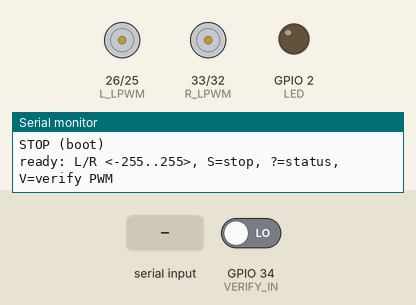
A program run on a simulated ESP32. Parts: motor-driver pin pairs drawn as motors (green arrow = first pin HIGH = forward, orange = second pin HIGH = backward, longer = more drive), output pins drawn as LEDs (lit = HIGH), the last lines printed to the serial monitor. The test bench sets the inputs (shaded band); at power-on: GPIO 34 (VERIFY_IN) LOW.

Above: at 1.4 s.
1.5 s: "V90\n" received over Serial
At 3.4 s:
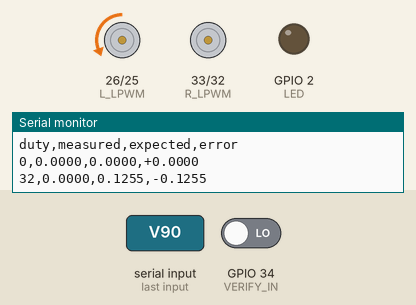
7.5 s: "L90\n" received over Serial
At 10.42 s:
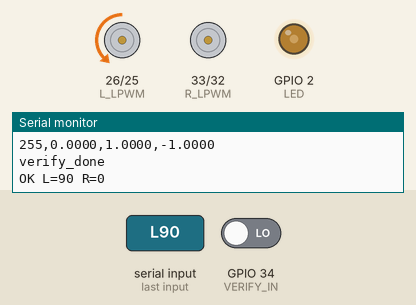
10.5 s: "R90\n" received over Serial
At 10.9 s:
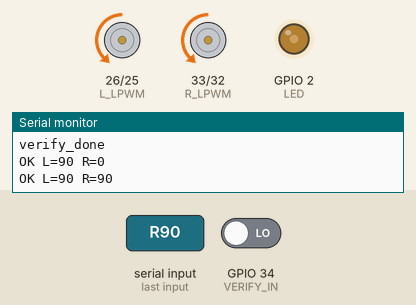
12.5 s: "R90\n" received over Serial
At 12.9 s:
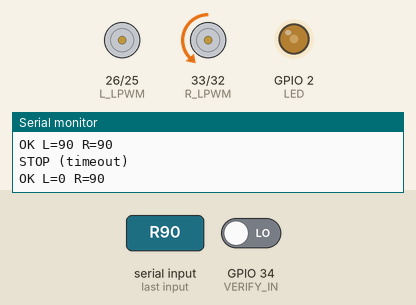
Timing chart, 0 to 15.5 s (numbered marks = the images above; inputs shaded):
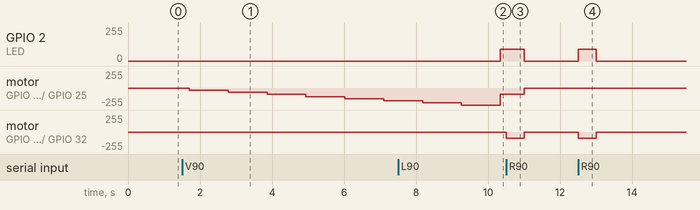

Measured:
- after the input at 1.5 s, motor on GPIO 26 (L_LPWM) / GPIO 25 (L_RPWM): moves from stopped to backward 191/255 over 5.4 s, starting after 0.20 s
- after the input at 7.5 s, GPIO 2 (LED): 0/255 → 90/255 after 2.8 s
- after the input at 10.5 s, motor on GPIO 33 (R_LPWM) / GPIO 32 (R_RPWM): stopped → backward 90/255 at once, → stopped 0.50 s later
- after the input at 12.5 s, GPIO 2 (LED): 0/255 → 90/255 at once, → 0/255 0.50 s later; motor on GPIO 33 (R_LPWM) / GPIO 32 (R_RPWM): stopped → backward 90/255 at once, → stopped 0.50 s later

The program:

main.cpp
```cpp
/*
 * 모터 제어 펌웨어 - BTS7960(IBT-2) 2채널 구동용
 *
 * BTS7960은 정/역을 PWM 두 핀으로 나눠 받는다(RPWM/LPWM).
 * 한쪽에 듀티를 주는 동안 반대쪽은 반드시 0이어야 한다.
 * 둘 다 0이 아니면 하이사이드와 로우사이드가 동시에 열려
 * 드라이버가 단락된다(shoot-through).
 *
 * 드라이버가 아직 없어 출력은 온보드 LED로 확인한다.
 * 핀 번호와 신호 규격은 실제 배선과 같게 두었으므로,
 * 드라이버가 오면 배선만 연결하면 된다.
 *
 * 시리얼 명령(115200)
 *   L <-255..255>   왼쪽 속도
 *   R <-255..255>   오른쪽 속도
 *   S               즉시 정지
 *   ?               상태 출력
 */
#include <Arduino.h>

// --- 핀 배치 (BTS7960 2개) ---
constexpr int L_RPWM = 25;   // 왼쪽 정방향
constexpr int L_LPWM = 26;   // 왼쪽 역방향
constexpr int R_RPWM = 32;   // 오른쪽 정방향
constexpr int R_LPWM = 33;   // 오른쪽 역방향
constexpr int LED    = 2;    // 온보드 LED (드라이버 대용 확인)
// PWM이 실제로 나가는지 확인하기 위한 입력 핀.
// GPIO25(L_RPWM)와 점퍼선으로 연결하면 보드가 자기 출력을 자기가 읽는다.
// 오실로스코프나 로직 애널라이저 없이 듀티를 검증하기 위한 것이다.
constexpr int VERIFY_IN = 34;   // 입력 전용 핀

// --- LEDC(ESP32 하드웨어 PWM) 채널 ---
constexpr int CH_L_R = 0, CH_L_L = 1, CH_R_R = 2, CH_R_L = 3, CH_LED = 4;
constexpr int PWM_FREQ = 20000;   // 20kHz - 가청대역 위. 모터 소음을 줄인다
constexpr int PWM_BITS = 8;       // 0~255

// --- 안전장치 ---
constexpr uint32_t CMD_TIMEOUT_MS = 500;   // 이 시간 명령이 없으면 정지
uint32_t last_cmd_ms = 0;
int speed_l = 0, speed_r = 0;
bool stopped_by_timeout = false;

void applyMotor(int ch_fwd, int ch_rev, int speed) {
  speed = constrain(speed, -255, 255);
  // 한쪽을 먼저 0으로 내린 뒤 반대쪽을 올린다. 순서가 바뀌면 순간적으로 양쪽이 살아난다
  if (speed >= 0) {
    ledcWrite(ch_rev, 0);
    ledcWrite(ch_fwd, speed);
  } else {
    ledcWrite(ch_fwd, 0);
    ledcWrite(ch_rev, -speed);
  }
}

void applyAll() {
  applyMotor(CH_L_R, CH_L_L, speed_l);
  applyMotor(CH_R_R, CH_R_L, speed_r);
  // 드라이버가 없으므로 두 바퀴 중 큰 쪽 세기를 LED 밝기로 보여준다
  ledcWrite(CH_LED, max(abs(speed_l), abs(speed_r)));
}

void stopAll(const char* why) {
  speed_l = speed_r = 0;
  applyAll();
  Serial.printf("STOP (%s)\n", why);
}

void verifyPwm() {
  // PWM 한 주기(20kHz = 50us)보다 훨씬 오래 표본을 모아
  // HIGH로 읽힌 비율을 센다. 샘플링이 PWM과 동기화돼 있지 않으므로
  // 표본이 충분하면 그 비율이 듀티에 수렴한다.
  Serial.println("duty,measured,expected,error");
  const int duties[] = {0, 32, 64, 96, 128, 160, 192, 224, 255};
  for (int d : duties) {
    ledcWrite(CH_L_L, 0);
    ledcWrite(CH_L_R, d);
    delay(80);                       // 출력이 안정될 때까지 기다린다
    const uint32_t N = 20000;
    uint32_t high = 0;
    for (uint32_t i = 0; i < N; i++) {
      if (digitalRead(VERIFY_IN)) high++;
    }
    float measured = (float)high / N;
    float expected = (float)d / 255.0f;
    Serial.printf("%d,%.4f,%.4f,%+.4f", d, measured, expected, measured - expected);
    Serial.println();
  }
  ledcWrite(CH_L_R, 0);
  Serial.println("verify_done");
}

void setup() {
  Serial.begin(115200);
  delay(200);
  pinMode(VERIFY_IN, INPUT);

  ledcSetup(CH_L_R, PWM_FREQ, PWM_BITS); ledcAttachPin(L_RPWM, CH_L_R);
  ledcSetup(CH_L_L, PWM_FREQ, PWM_BITS); ledcAttachPin(L_LPWM, CH_L_L);
  ledcSetup(CH_R_R, PWM_FREQ, PWM_BITS); ledcAttachPin(R_RPWM, CH_R_R);
  ledcSetup(CH_R_L, PWM_FREQ, PWM_BITS); ledcAttachPin(R_LPWM, CH_R_L);
  ledcSetup(CH_LED, 1000, PWM_BITS);     ledcAttachPin(LED, CH_LED);

  stopAll("boot");
  last_cmd_ms = millis();
  Serial.println("ready: L/R <-255..255>, S=stop, ?=status, V=verify PWM");
}

void handleLine(String line) {
  line.trim();
  if (!line.length()) return;
  char c = toupper(line[0]);

  if (c == 'S') { stopAll("command"); last_cmd_ms = millis(); return; }
  if (c == 'V') { verifyPwm(); last_cmd_ms = millis(); return; }
  if (c == '?') {
    Serial.printf("L=%d R=%d  timeout=%s  since_cmd=%lums\n",
                  speed_l, speed_r, stopped_by_timeout ? "Y" : "N",
                  millis() - last_cmd_ms);
    return;
  }
  if (c == 'L' || c == 'R') {
    int v = line.substring(1).toInt();
    if (c == 'L') speed_l = constrain(v, -255, 255);
    else          speed_r = constrain(v, -255, 255);
    applyAll();
    last_cmd_ms = millis();
    stopped_by_timeout = false;
    Serial.printf("OK L=%d R=%d\n", speed_l, speed_r);
    return;
  }
  Serial.println("ERR unknown command");
}

void loop() {
  while (Serial.available()) {
    static String buf;
    char ch = Serial.read();
    if (ch == '\n' || ch == '\r') { handleLine(buf); buf = ""; }
    else if (buf.length() < 32)   { buf += ch; }
  }

  // 명령이 끊기면 스스로 멈춘다.
  // 상위 제어기가 죽거나 USB가 빠져도 마지막 속도로 계속 달리지 않게 하기 위함이다.
  if (!stopped_by_timeout && (speed_l || speed_r) &&
      millis() - last_cmd_ms > CMD_TIMEOUT_MS) {
    stopped_by_timeout = true;
    stopAll("timeout");
  }
}
```
